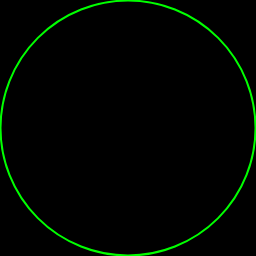
Frame 1 (no input)
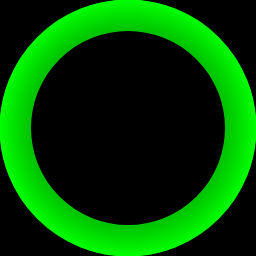
Frame 60 (no input)
Frame 120 (the mouse pressed at the canvas centre since frame 60): identical to frame 60, image omitted

The p5.js sketch that drew these frames (run headless with seeded random() and noise() and a simulated clock; from frame 60 on, the mouse is pressed at the canvas centre):

// p5.js sketch
// ── sketch.js
var x;
var colorVal;

function setup() {
  createCanvas(256, 256);
  rectMode(CORNER);
  //frameRate(45);
  background(0);

  //Initialize Variables
  x=255;
  colorVal = 255;
}

function draw() {

  if( x >0 ){
noFill();
    strokeWeight(2);
    stroke(0,colorVal,0);
    //line(x,20,x,60);   
    ellipse(width/2,height/2,x);

    //x location increases
    x-=1;

    //Color value decreases
    colorVal--;
  }
}


function mousePressed(){
  
   background(0);
  x=255;
  colorVal = 255;
}
